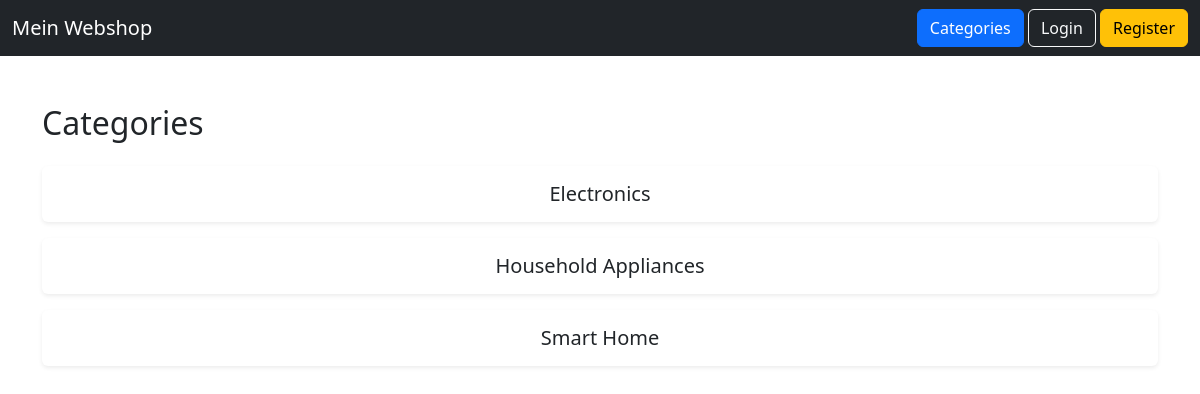
/categories.php, run on the app's committed database.
### tables this page shows
CREATE TABLE categories (
                            id INT AUTO_INCREMENT PRIMARY KEY,
                            name VARCHAR(100) NOT NULL,
                            parent_id INT NULL,
                            FOREIGN KEY (parent_id) REFERENCES categories(id)
);

### public/categories.php (the view, shortened to what this page needs)
<?php
require_once __DIR__ . '/../includes/db.php';
$parentId = $_GET['parent_id'] ?? null;
if ($parentId === null) {
    $stmt = $pdo->query("SELECT * FROM categories WHERE parent_id IS NULL");
    $items = $stmt->fetchAll(PDO::FETCH_ASSOC);
    $mode = "categories";
}
?>
<!DOCTYPE html>
<html lang="en">
<head>
    <link href="https://cdn.jsdelivr.net/npm/bootstrap@5.3.3/dist/css/bootstrap.min.css" rel="stylesheet">
</head>
<body>
<nav class="navbar navbar-dark bg-dark">
    <div class="container-fluid">
        <a class="navbar-brand" href="index.php">
            Mein Webshop
        </a>
        <div>
            <a href="categories.php" class="btn btn-primary">
                Categories
            </a>
            <?php if (isset($_SESSION['user_id'])): ?>
                <a href="cart.php" class="btn btn-success">
                    Shopping cart
                </a>
                <a href="logout.php" class="btn btn-danger">
                    Logout
                </a>
            <?php else: ?>
                <a href="login.php" class="btn btn-outline-light">
                    Login
                </a>
                <a href="register.php" class="btn btn-warning">
                    Register
                </a>
            <?php endif; ?>
        </div>
    </div>
</nav>
<div class="container mt-5">
    <?php if ($mode === "categories"): ?>
        <h2 class="mb-4">Categories</h2>
        <div class="row g-3">
            <?php foreach ($items as $item): ?>
                <div class="col-12">
                    <a href="categories.php?parent_id=<?= $item['id'] ?>"
                        class="text-decoration-none">
                        <div class="card h-100 shadow-sm border-0">
                            <div class="card-body text-center">
                                <h5 class="card-title mb-0">
                                    <?= htmlspecialchars($item['name']) ?>
                                </h5>
                            </div>
                        </div>
                    </a>
                </div>
            <?php endforeach; ?>
        </div>
    <?php endif; ?>
</div>
</body>
</html>

### data on the page
categories: name "Electronics"
categories: name "Household Appliances"
categories: name "Smart Home"
